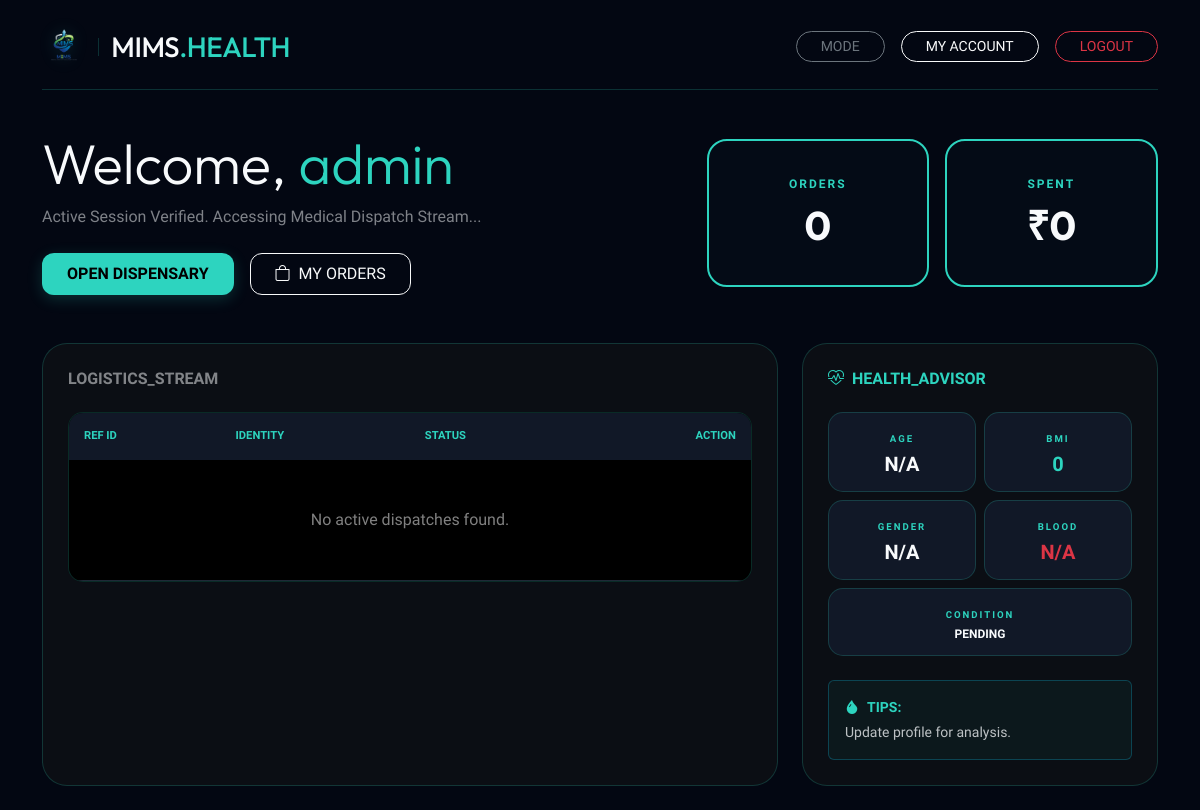
The app's page /customer/dashboard.php (signed in), older data.
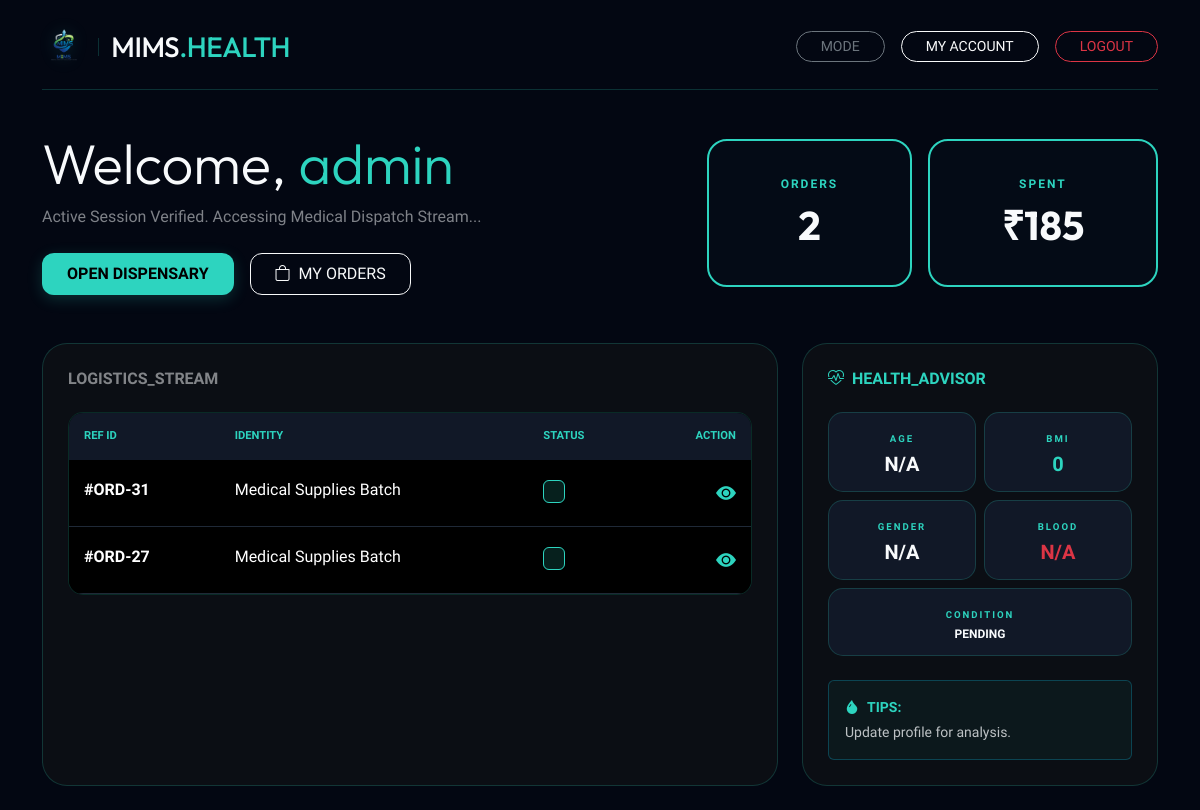
The same page, newer data.
### tables this page shows
CREATE TABLE `orders` (
  `id` int(11) NOT NULL,
  `user_id` int(11) DEFAULT NULL,
  `customer_name` varchar(255) DEFAULT NULL,
  `medicine_id` int(11) DEFAULT NULL,
  `total_amount` decimal(10,2) DEFAULT NULL,
  `status` varchar(50) DEFAULT 'Pending',
  `payment_method` varchar(50) DEFAULT NULL,
  `claimed_category` varchar(50) DEFAULT NULL,
  `payment_mode` varchar(50) DEFAULT 'COD',
  `order_date` datetime DEFAULT current_timestamp(),
  `address` text DEFAULT NULL,
  `pincode` varchar(10) DEFAULT NULL,
  `phone` varchar(15) DEFAULT NULL,
  `quantity` int(11) DEFAULT NULL,
  `discount_reason` varchar(100) DEFAULT NULL,
  `discount_status` enum('none','pending','approved','rejected') DEFAULT 'none',
  `discounted_price` decimal(10,2) DEFAULT NULL,
  `subtotal` decimal(10,2) NOT NULL DEFAULT 0.00,
  `discount_amount` decimal(10,2) DEFAULT NULL,
  `discount_label` varchar(50) DEFAULT NULL
);

### customer/dashboard.php (the view, shortened to what the changed rows need)
<?php
include('../config/db_connect.php');
$user_id = $_SESSION['user_id'];
$user_res = mysqli_query($conn, "SELECT * FROM users WHERE id = '$user_id'");
$user_data = mysqli_fetch_assoc($user_res);
$display_name = $user_data['username'] ?? 'User';
$stats = mysqli_fetch_assoc(mysqli_query($conn, "SELECT COUNT(*) as total, SUM(total_amount) as spent FROM orders WHERE user_id = '$user_id'"));
$orders = mysqli_query($conn, "SELECT * FROM orders WHERE user_id = '$user_id' ORDER BY id DESC LIMIT 8");
?>
<!DOCTYPE html>
<html lang="en" data-theme="dark">
<head>
    <link href="https://cdn.jsdelivr.net/npm/bootstrap@5.3.0/dist/css/bootstrap.min.css" rel="stylesheet">
    <link rel="stylesheet" href="https://cdn.jsdelivr.net/npm/bootstrap-icons@1.11.0/font/bootstrap-icons.css">
</head>
<body class="p-4">
<div class="container">
    <div class="row mb-5">
        <div class="col-md-7">
            <h1 class="display-4 fw-900 mb-2" style="font-family: 'Outfit';">Welcome, <span style="color: var(--cyan);"><?php echo $display_name; ?></span></h1>
        </div>
        <div class="col-md-5 d-flex gap-3 align-items-center">
            <div class="stat-box flex-fill">
                <span class="stat-label">Orders</span>
                <span class="stat-value"><?php echo $stats['total'] ?? 0; ?></span>
            </div>
            <div class="stat-box flex-fill">
                <span class="stat-label">Spent</span>
                <span class="stat-value">₹<?php echo number_format($stats['spent'] ?? 0); ?></span>
            </div>
        </div>
    </div>
    <div class="row g-4">
        <div class="col-lg-8">
            <div class="glass-card">
                <div class="logistics-container">
                    <div class="table-responsive">
                        <table class="table">
                            <thead>
                                <tr><th>REF ID</th><th>IDENTITY</th><th>STATUS</th><th class="text-end">ACTION</th></tr>
                            </thead>
                            <tbody>
                                <?php if($orders && mysqli_num_rows($orders) > 0):
                                    while($row = mysqli_fetch_assoc($orders)):
                                ?>
                                <tr>
                                    <td class="fw-bold text-cyan">#ORD-<?php echo $row['id']; ?></td>
                                    <td>Medical Supplies Batch</td>
                                    <td><span class="badge-status"><?php echo strtoupper($row['status']); ?></span></td>
                                    <td class="text-end">
                                        <a href="order_details.php?id=<?php echo $row['id']; ?>" class="text-cyan"><i class="bi bi-eye-fill fs-5"></i></a>
                                    </td>
                                </tr>
                                <?php endwhile; else: ?>
                                <tr><td colspan="4" class="text-center opacity-50 py-5">No active dispatches found.</td></tr>
                                <?php endif; ?>
                            </tbody>
                        </table>
                    </div>
                </div>
            </div>
        </div>
    </div>
</div>
</body>
</html>

Row changes from the older to the newer data that the page shows:
added orders: id "31"
added orders: id "27"
Text that changed along with them:
$stats['total']: "0" → "2"
$stats['spent']: "0" → "185"
text no longer shown: "No active dispatches found."
